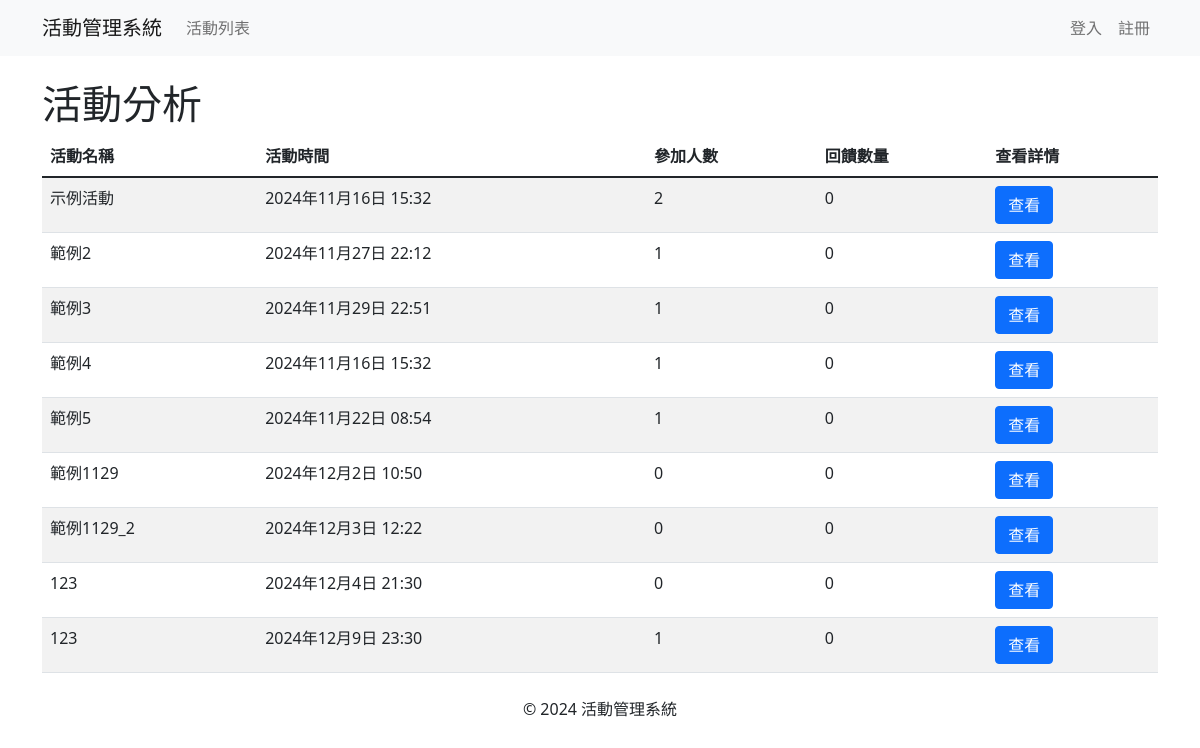
/feedback/event_analysis/, run on an earlier commit of the app's database.
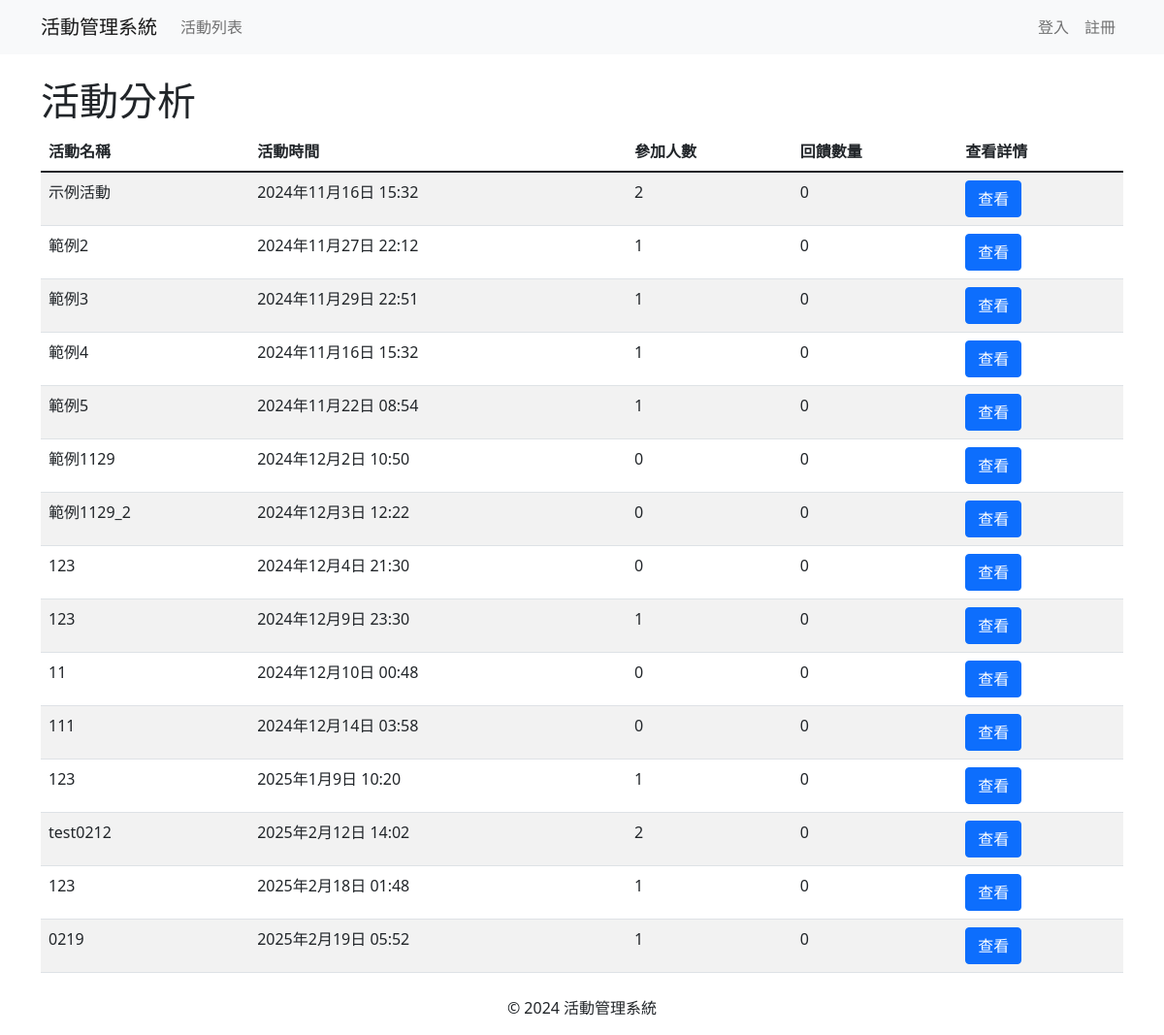
And on a later commit of the database.
### events/models.py (models this page shows, shortened)
class Event(models.Model):
    ACTIVITY_TYPES = [
        ('lecture', '講座'),
        ('seminar', '研討會'),
    ]
    STATUS_CHOICES = [
        ('open', '報名中'),
        ('closed', '報名截止'),
        ('not_open', '尚未開放報名'),
    ]
    name = models.CharField(max_length=200)
    description = models.TextField()
    event_time = models.DateTimeField()
    end_time = models.DateTimeField()
    location = models.CharField(max_length=200)
    capacity_limit = models.PositiveIntegerField()
    registration_start = models.DateTimeField()
    registration_end = models.DateTimeField()
    activity_type = models.CharField(max_length=20, choices=ACTIVITY_TYPES)
    status = models.CharField(max_length=20, choices=STATUS_CHOICES, default='not_open')
    published_time = models.DateTimeField(auto_now_add=True)
    updated_time = models.DateTimeField(auto_now=True)
    poster = models.ImageField(upload_to='posters/', blank=True, null=True)
    language = models.CharField(max_length=100, blank=True, null=True)

### feedback/views.py (the view)
# urls.py: path('event_analysis/', views.event_analysis, name='event_analysis'),
def event_analysis(request):
    events = Event.objects.annotate(
        registrations_count=Count('event_registrations')  # 聚合報名人數
    )
    event_data = []
    for event in events:
        feedback_count = event.feedback_set.count()  # 獲取回饋數量
        event_data.append({
            'event': event,
            'registrations_count': event.registrations_count,  # 使用已計算的報名人數
            'feedback_count': feedback_count,
        })
    return render(request, 'feedback/event_analysis.html', {'event_data': event_data})

### templates/feedback/event_analysis.html (shortened to what this page needs)
{% extends 'base.html' %}
{% block content %}
<h1>活動分析</h1>
<table class="table table-striped">
    <thead>
        <tr>
            <th>活動名稱</th>
            <th>活動時間</th>
            <th>參加人數</th>
            <th>回饋數量</th>
            <th>查看詳情</th>
        </tr>
    </thead>
    <tbody>
        {% for data in event_data %}
        <tr>
            <td>{{ data.event.name }}</td>
            <td>{{ data.event.event_time }}</td>
            <td>{{ data.registrations_count }}</td>
            <td>{{ data.feedback_count }}</td>
            <td>
                <a href="{% url 'check_detail' data.event.id %}" class="btn btn-primary">查看</a>
            </td>
        </tr>
        {% empty %}
        <tr>
            <td colspan="5" class="text-center">尚無活動記錄</td>
        </tr>
        {% endfor %}
    </tbody>
</table>
{% endblock %}

What changed in the data, as far as the page shows it:
added Event: event.name "11", event.event_time "2024年12月10日 00:48", registrations_count "0", feedback_count "0"
added Event: event.name "111", event.event_time "2024年12月14日 03:58", registrations_count "0", feedback_count "0"
added Event: event.name "123", event.event_time "2025年1月9日 10:20", registrations_count "1", feedback_count "0"
added Event: event.name "test0212", event.event_time "2025年2月12日 14:02", registrations_count "2", feedback_count "0"
added Event: event.name "123", event.event_time "2025年2月18日 01:48", registrations_count "1", feedback_count "0"
added Event: event.name "0219", event.event_time "2025年2月19日 05:52", registrations_count "1", feedback_count "0"
